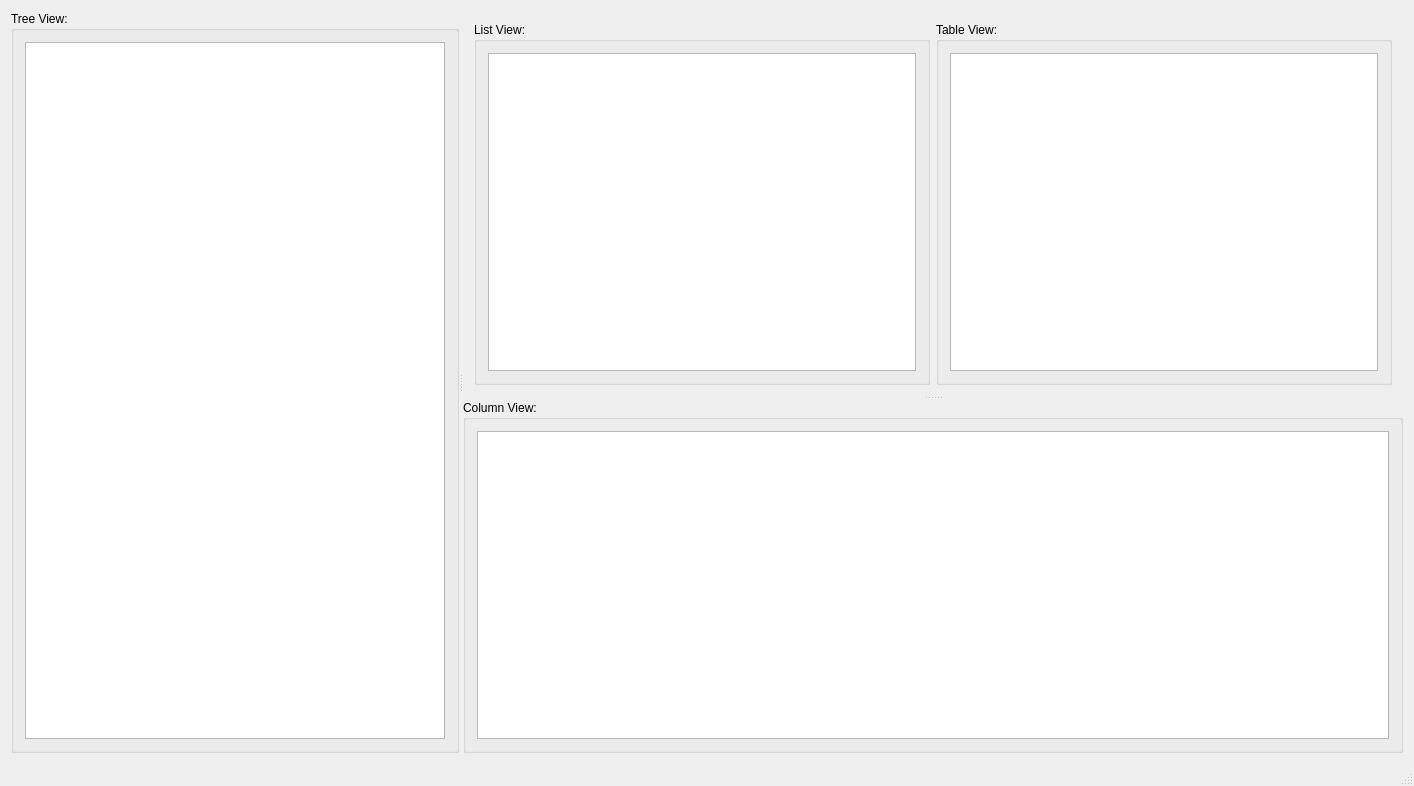
<?xml version="1.0" encoding="UTF-8"?>
<ui version="4.0">
 <class>ExQFileSystemModel</class>
 <widget class="QMainWindow" name="ExQFileSystemModel">
  <property name="geometry">
   <rect>
    <x>0</x>
    <y>0</y>
    <width>1414</width>
    <height>786</height>
   </rect>
  </property>
  <property name="windowTitle">
   <string>ExQFileSystemModel</string>
  </property>
  <widget class="QWidget" name="centralWidget">
   <layout class="QHBoxLayout" name="horizontalLayout_6">
    <item>
     <widget class="QSplitter" name="splitter_2">
      <property name="orientation">
       <enum>Qt::Horizontal</enum>
      </property>
      <widget class="QGroupBox" name="groupBox">
       <property name="title">
        <string>Tree View:</string>
       </property>
       <layout class="QHBoxLayout" name="horizontalLayout">
        <item>
         <widget class="QTreeView" name="treeView"/>
        </item>
       </layout>
      </widget>
      <widget class="QSplitter" name="splitter">
       <property name="orientation">
        <enum>Qt::Vertical</enum>
       </property>
       <widget class="QWidget" name="">
        <layout class="QHBoxLayout" name="horizontalLayout_5">
         <item>
          <widget class="QGroupBox" name="groupBox_2">
           <property name="title">
            <string>List View:</string>
           </property>
           <layout class="QHBoxLayout" name="horizontalLayout_2">
            <item>
             <widget class="QListView" name="listView"/>
            </item>
           </layout>
          </widget>
         </item>
         <item>
          <widget class="QGroupBox" name="groupBox_3">
           <property name="title">
            <string>Table View:</string>
           </property>
           <layout class="QHBoxLayout" name="horizontalLayout_3">
            <item>
             <widget class="QTableView" name="tableView"/>
            </item>
           </layout>
          </widget>
         </item>
        </layout>
       </widget>
       <widget class="QGroupBox" name="groupBox_4">
        <property name="title">
         <string>Column View:</string>
        </property>
        <layout class="QHBoxLayout" name="horizontalLayout_4">
         <item>
          <widget class="QColumnView" name="columnView"/>
         </item>
        </layout>
       </widget>
      </widget>
     </widget>
    </item>
   </layout>
  </widget>
  <widget class="QStatusBar" name="statusBar"/>
 </widget>
 <layoutdefault spacing="6" margin="11"/>
 <resources/>
 <connections/>
</ui>
